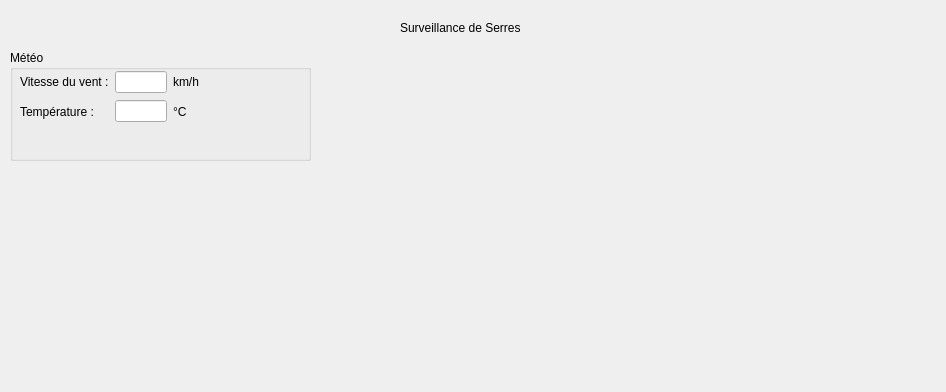
<?xml version="1.0" encoding="UTF-8"?>
<ui version="4.0">
 <class>VuePrincipale</class>
 <widget class="QWidget" name="VuePrincipale">
  <property name="geometry">
   <rect>
    <x>0</x>
    <y>0</y>
    <width>946</width>
    <height>392</height>
   </rect>
  </property>
  <property name="windowTitle">
   <string>VuePrincipale</string>
  </property>
  <widget class="QWidget" name="horizontalLayoutWidget">
   <property name="geometry">
    <rect>
     <x>10</x>
     <y>50</y>
     <width>301</width>
     <height>111</height>
    </rect>
   </property>
   <layout class="QHBoxLayout" name="meteo">
    <item>
     <widget class="QGroupBox" name="groupBox">
      <property name="title">
       <string>Météo</string>
      </property>
      <widget class="QWidget" name="layoutWidget_2">
       <property name="geometry">
        <rect>
         <x>10</x>
         <y>20</y>
         <width>179</width>
         <height>54</height>
        </rect>
       </property>
       <layout class="QHBoxLayout" name="horizontalLayout_2">
        <item>
         <layout class="QVBoxLayout" name="verticalLayout_4">
          <item>
           <widget class="QLabel" name="vVent_4">
            <property name="text">
             <string>Vitesse du vent :</string>
            </property>
           </widget>
          </item>
          <item>
           <widget class="QLabel" name="temp_2">
            <property name="text">
             <string>Température :</string>
            </property>
           </widget>
          </item>
         </layout>
        </item>
        <item>
         <layout class="QVBoxLayout" name="verticalLayout_5">
          <item>
           <widget class="QLineEdit" name="vitesseVent_2">
            <property name="readOnly">
             <bool>true</bool>
            </property>
           </widget>
          </item>
          <item>
           <widget class="QLineEdit" name="temperature_2">
            <property name="readOnly">
             <bool>true</bool>
            </property>
            <property name="clearButtonEnabled">
             <bool>false</bool>
            </property>
           </widget>
          </item>
         </layout>
        </item>
        <item>
         <layout class="QVBoxLayout" name="verticalLayout_6">
          <item>
           <widget class="QLabel" name="vVent_5">
            <property name="text">
             <string>km/h</string>
            </property>
           </widget>
          </item>
          <item>
           <widget class="QLabel" name="vVent_6">
            <property name="text">
             <string>°C</string>
            </property>
           </widget>
          </item>
         </layout>
        </item>
       </layout>
      </widget>
     </widget>
    </item>
   </layout>
  </widget>
  <widget class="QWidget" name="horizontalLayoutWidget_2">
   <property name="geometry">
    <rect>
     <x>10</x>
     <y>180</y>
     <width>921</width>
     <height>201</height>
    </rect>
   </property>
   <layout class="QHBoxLayout" name="serre"/>
  </widget>
  <widget class="QLabel" name="label">
   <property name="geometry">
    <rect>
     <x>400</x>
     <y>20</y>
     <width>135</width>
     <height>15</height>
    </rect>
   </property>
   <property name="text">
    <string>Surveillance de Serres</string>
   </property>
  </widget>
 </widget>
 <resources/>
 <connections/>
</ui>
